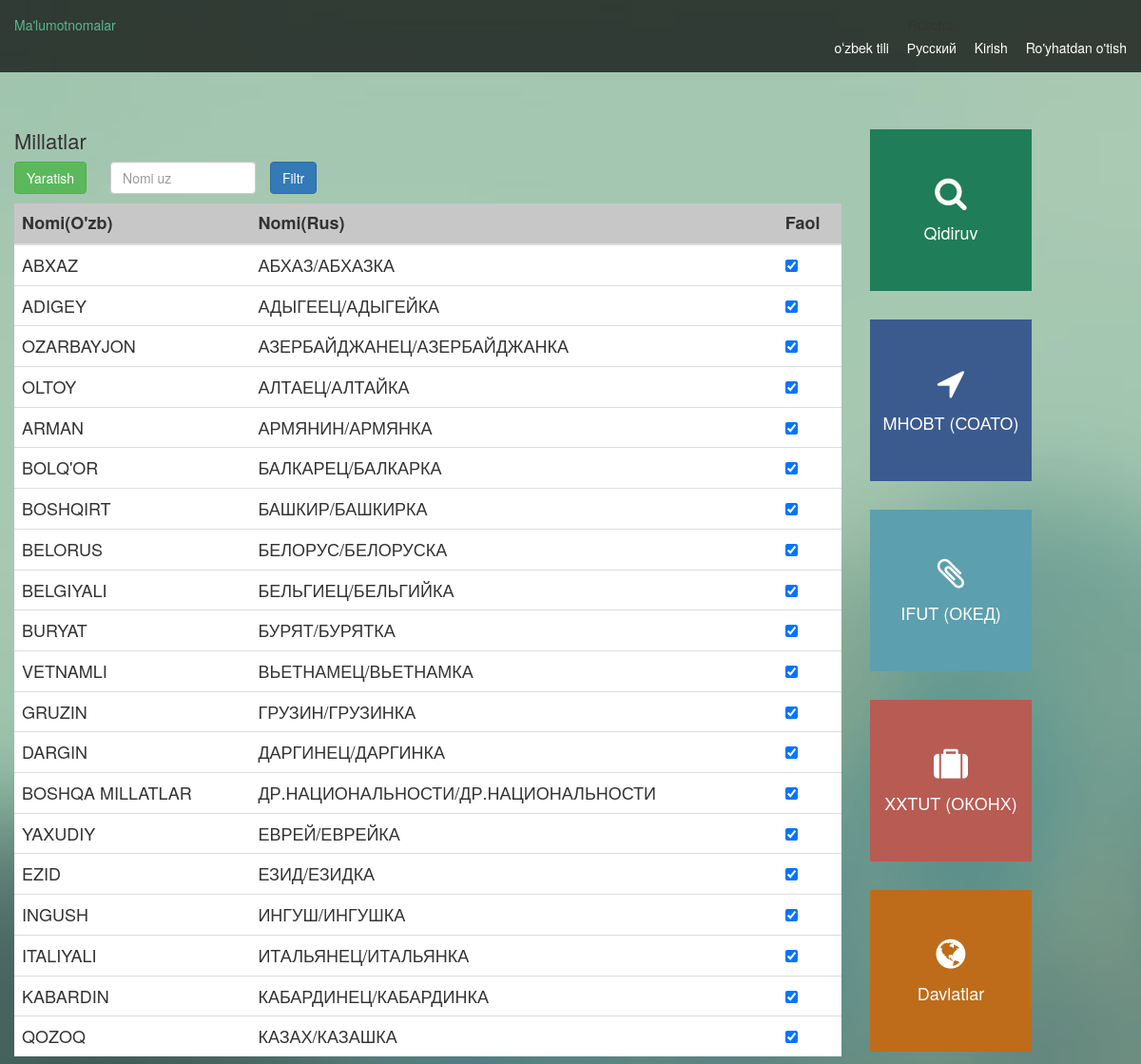
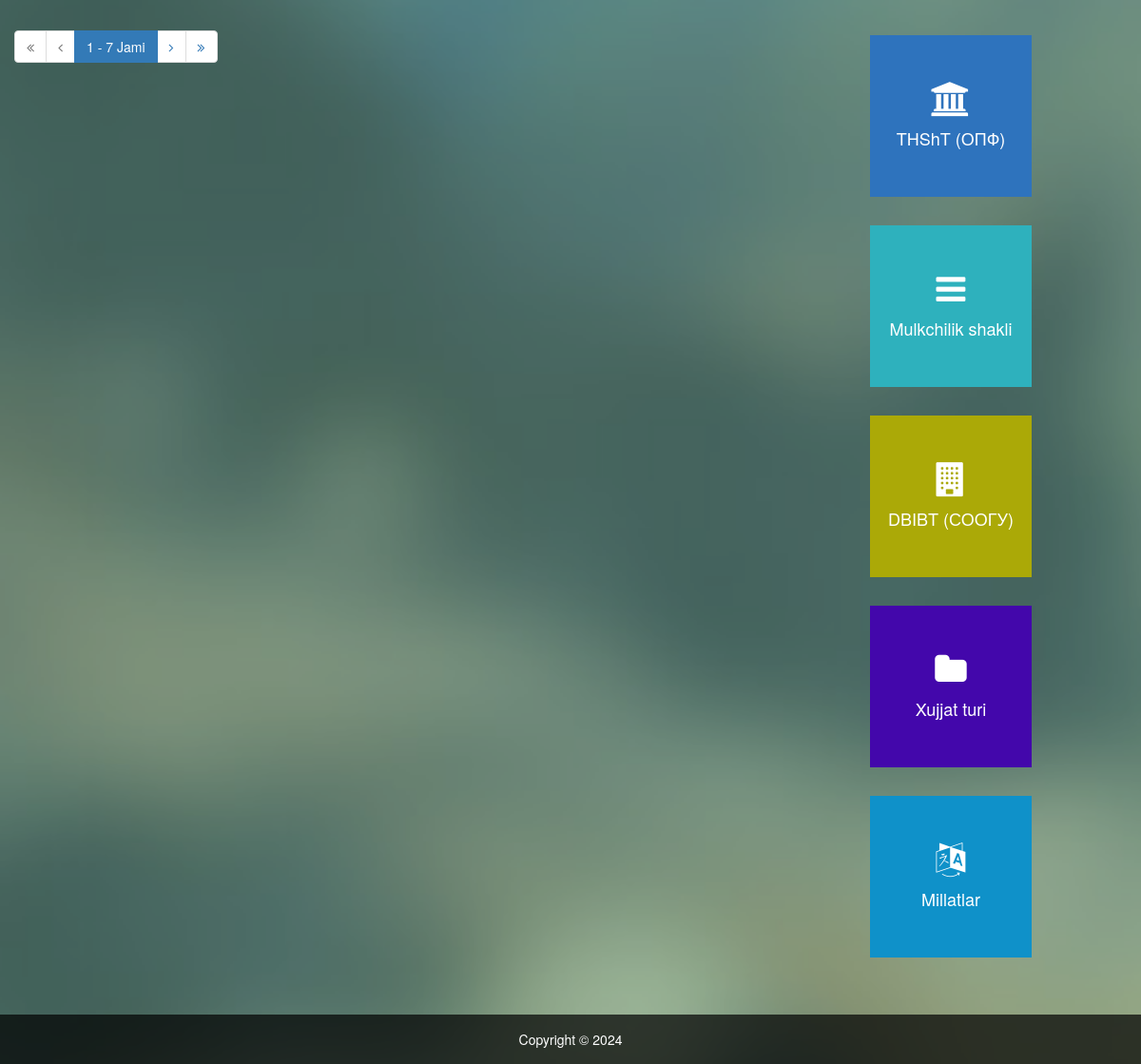
Screenshot of /uz/nation/ with the database file from the repository (2 pictures, top to bottom).
### references_app/models.py (models this page shows, shortened)
class NATION(models.Model):
    version = models.IntegerField()
    s_comment = models.TextField(null=True, blank=True)
    s_create = models.DateTimeField(null=True, blank=True)
    s_status = models.CharField(max_length=10)
    name_ru = models.CharField(max_length=255)
    name_uz = models.CharField(max_length=255)
    name_uzl = models.CharField(max_length=255)
    s_user_id = models.IntegerField()

### references_app/views.py (the view)
# urls.py: path("nation/", views.nation, name="nation"),
def nation(request):
    records_list = NATION.objects.all()
    name_uzl_filter = request.GET.get('name_uzl')
    if name_uzl_filter:
        records_list = records_list.filter(name_uzl__icontains=name_uzl_filter)
    paginator = Paginator(records_list, 20)
    page_number = request.GET.get('page')
    page_obj = paginator.get_page(page_number)
    return render(request, 'nation.html', {'page_obj': page_obj})

### templates/nation.html (shortened to what this page needs)
{% extends "base.html" %} {% block main %}{% load i18n %}
<div>
  <h1 class="text">{% trans "nation" %}</h1>
  <table class="table bg-white table-hover">
    <div style="display: flex; gap: 10px">
      <button type="button" class="btn btn-success">
        {% trans "create" %}
      </button>
      <div>
        <form class="row g-3" method="get">
          <div class="col-md-8">
            <input
              class="form-control"
              placeholder="Nomi uz"
              type="text"
              name="name_uzl"
              value="{{ request.GET.name_uzl }}"
            />
          </div>
          <button class="btn btn-primary" type="submit">
            {% trans "filtr" %}
          </button>
        </form>
      </div>
    </div>
    <thead class="bg-light">
      <tr>
        <th scope="col">{% trans "namination_uz" %}</th>
        <th scope="col">{% trans "namination_ru" %}</th>
        <th scope="col">{% trans "active" %}</th>
      </tr>
    </thead>
    <tbody class="table-group-divider">
      {% for record in page_obj %}
      <tr>
        <td>{{ record.name_uzl }}</td>
        <td>{{ record.name_ru }}</td>
        <td>
          <div class="form-check">
            <input
              class="form-check-input"
              type="checkbox"
              value=""
              id="flexCheckChecked"
              checked
            />
          </div>
        </td>
      </tr>
      {% endfor %}
    </tbody>
  </table>
  <nav aria-label="Page navigation example">
    <ul class="pagination justify-content-center">
      {% if page_obj.has_previous %}
      <li class="page-item">
        <a class="page-link" href="?page=1"
          ><i class="fa fa-angle-double-left" aria-hidden="true"></i
        ></a>
      </li>
      <li class="page-item">
        <a class="page-link" href="?page={{ page_obj.previous_page_number }}"
          ><i class="fa fa-angle-left" aria-hidden="true"></i
        ></a>
      </li>
      {% else %}
      <li class="page-item disabled">
        <a class="page-link" href="#"
          ><i class="fa fa-angle-double-left" aria-hidden="true"></i
        ></a>
      </li>
      <li class="page-item disabled">
        <a class="page-link" href="#"
          ><i class="fa fa-angle-left" aria-hidden="true"></i
        ></a>
      </li>
      {% endif %}
      <li class="page-item active">
        <span class="page-link">
          {{ page_obj.number }} - {{ page_obj.paginator.num_pages }} Jami
        </span>
      </li>
      {% if page_obj.has_next %}
      <li class="page-item">
        <a class="page-link" href="?page={{ page_obj.next_page_number }}"
          ><i class="fa fa-angle-right" aria-hidden="true"></i
        ></a>
      </li>
      <li class="page-item">
        <a class="page-link" href="?page={{ page_obj.paginator.num_pages }}"
          ><i class="fa fa-angle-double-right" aria-hidden="true"></i
        ></a>
      </li>
      {% endif %}
    </ul>
  </nav>
</div>
{% endblock main %}

### static/css/templatemo-style.css (style rules this page uses)
html, body, div, span, applet, object, iframe, h1, h2, h3, h4, h5, h6, p, blockquote, pre, a, abbr, acronym, address, big, cite, code, del, dfn, em, img, ins, kbd, q, s, samp, small, strike, strong, sub, sup, tt, var, b, u, i, center, dl, dt, dd, ol, ul, li, fieldset, form, label, legend, table, caption, tbody, tfoot, thead, tr, th, td, article, aside, canvas, details, embed, figure, figcaption, footer, header, hgroup, menu, nav, output, ruby, section, summary, time, mark, audio, video { margin: 0; padding: 0; border: 0; font-size: 100%; vertical-align: baseline; }
body { line-height: 1; }
ol, ul { list-style: none; }
table { border-collapse: collapse; border-spacing: 0; font-size: 18px; }
article, aside, details, figcaption, figure, footer, header, hgroup, nav, section { display: block; }
button, input, select, textarea { font-size: 100%; margin: 0; vertical-align: baseline; *vertical-align: middle; }
button, input { line-height: normal; *overflow: visible; }
button, input[type="button"], input[type="reset"], input[type="submit"] { cursor: pointer; -webkit-appearance: button; }
body { font-size: 14px; line-height: 24px; }
a { color: #5cb48e; -webkit-transition: all 150ms ease-in-out; -moz-transition: all 150ms ease-in-out; -ms-transition: all 150ms ease-in-out; -o-transition: all 150ms ease-in-out; transition: all 150ms ease-in-out; text-decoration: none !important; }
h1, h2, h3, h4, h5 { color: #333333; }
.text { font-size: 22px; margin-bottom: 10px; }
.btn-success { margin-bottom: 10px; }
.bg-light { background-color: #abababa8; }
.bg-white { background-color: #fff; }

### rows the page displays
NATION: name_uzl "ABXAZ", name_ru "АБХАЗ/АБХАЗКА"
NATION: name_uzl "ADIGEY", name_ru "АДЫГЕЕЦ/АДЫГЕЙКА"
NATION: name_uzl "OZARBAYJON", name_ru "АЗЕРБАЙДЖАНЕЦ/АЗЕРБАЙДЖАНКА"
NATION: name_uzl "OLTOY", name_ru "АЛТАЕЦ/АЛТАЙКА"
NATION: name_uzl "ARMAN", name_ru "АРМЯНИН/АРМЯНКА"
NATION: name_uzl "BOLQ'OR", name_ru "БАЛКАРЕЦ/БАЛКАРКА"
NATION: name_uzl "BOSHQIRT", name_ru "БАШКИР/БАШКИРКА"
NATION: name_uzl "BELORUS", name_ru "БЕЛОРУС/БЕЛОРУСКА"
NATION: name_uzl "BELGIYALI", name_ru "БЕЛЬГИЕЦ/БЕЛЬГИЙКА"
NATION: name_uzl "BURYAT", name_ru "БУРЯТ/БУРЯТКА"
NATION: name_uzl "VETNAMLI", name_ru "ВЬЕТНАМЕЦ/ВЬЕТНАМКА"
NATION: name_uzl "GRUZIN", name_ru "ГРУЗИН/ГРУЗИНКА"
NATION: name_uzl "DARGIN", name_ru "ДАРГИНЕЦ/ДАРГИНКА"
NATION: name_uzl "BOSHQA MILLATLAR", name_ru "ДР.НАЦИОНАЛЬНОСТИ/ДР.НАЦИОНАЛЬНОСТИ"
NATION: name_uzl "YAXUDIY", name_ru "ЕВРЕЙ/ЕВРЕЙКА"
NATION: name_uzl "EZID", name_ru "ЕЗИД/ЕЗИДКА"
NATION: name_uzl "INGUSH", name_ru "ИНГУШ/ИНГУШКА"
NATION: name_uzl "ITALIYALI", name_ru "ИТАЛЬЯНЕЦ/ИТАЛЬЯНКА"
NATION: name_uzl "KABARDIN", name_ru "КАБАРДИНЕЦ/КАБАРДИНКА"
NATION: name_uzl "QOZOQ", name_ru "КАЗАХ/КАЗАШКА"

### other values shown
{{ language.name_local }} "oʻzbek tili" "Русский"
{{ page_obj.number }} "1"
{{ page_obj.paginator.num_pages }} "7"
